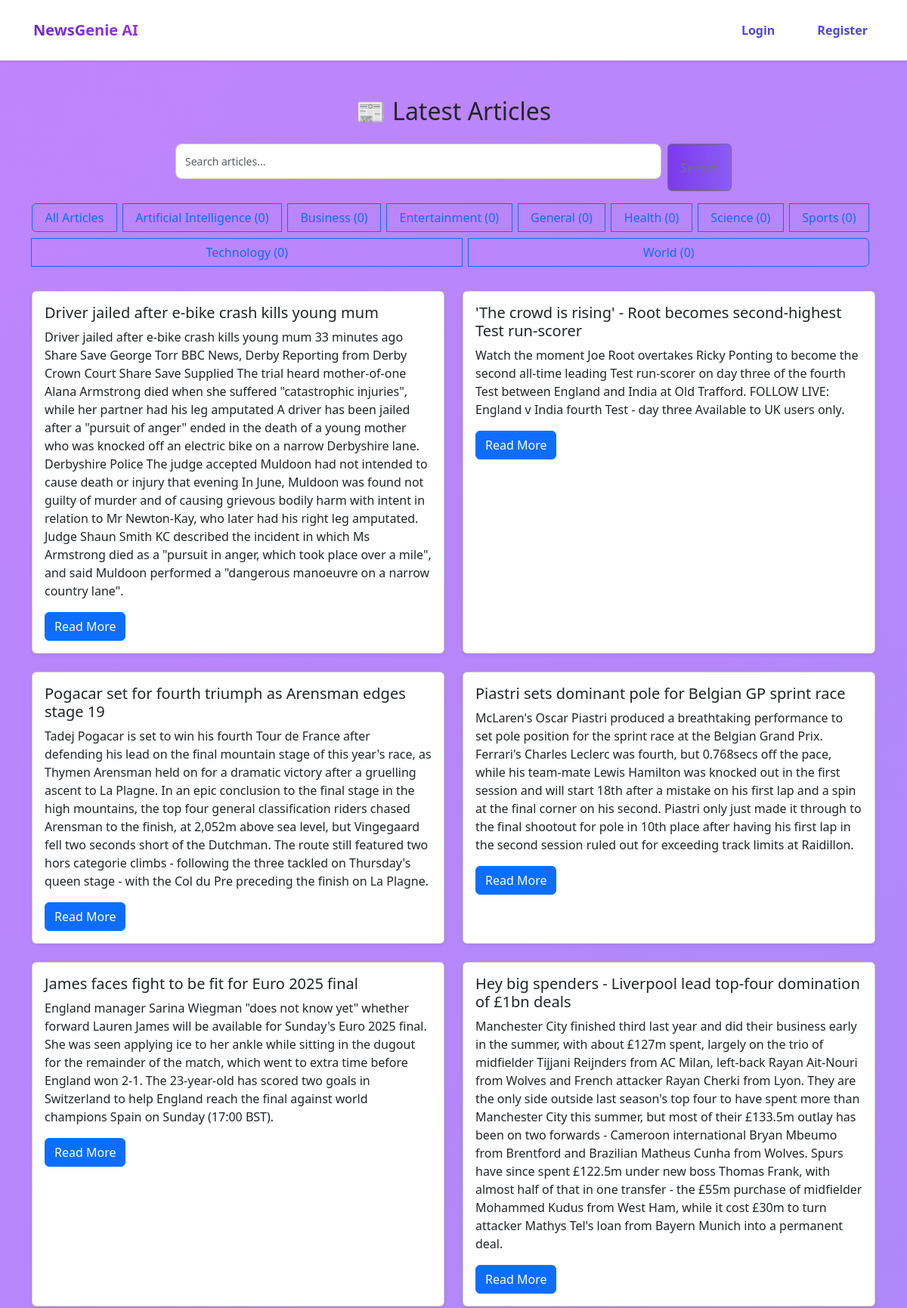
The app's page /articles/ (upper part) with its own data.
### news/models.py (models this page shows, shortened)
class Category(models.Model):
    name = models.CharField(max_length=100)
    description = models.TextField(blank=True)
    class Meta:
        verbose_name_plural = "Categories"

class Article(models.Model):
    title = models.CharField(max_length=200)
    content = models.TextField()
    source_url = models.URLField()
    category = models.ForeignKey(Category, on_delete=models.SET_NULL, null=True, blank=True)
    published_date = models.DateTimeField(default=timezone.now)
    created_at = models.DateTimeField(auto_now_add=True)
    audio_file = models.FileField(upload_to='audio/', blank=True, null=True)
    image = models.ImageField(upload_to='articles/', blank=True, null=True)
    author = models.CharField(max_length=255, default="Unknown Source")
    publication_date = models.DateTimeField(null=True, blank=True)
    link = models.URLField(max_length=500, unique=True, null=True, blank=True)
    source = models.CharField(max_length=100, default='Unknown')
    categories = models.ManyToManyField('Category', related_name='multi_articles')
    summary = models.TextField(blank=True, null=True)
    class Meta:
        ordering = ['-published_date']

### news/views.py (the view, shortened to what this page needs)
# urls.py: path('', ArticleListView.as_view(), name='home'),
class ArticleListView(ListView):
    model = Article
    template_name = 'news/article_list.html'
    context_object_name = 'articles'
    ordering = ['-published_date']
    paginate_by = 10
    def get_queryset(self):
        queryset = super().get_queryset()
        category_name = self.request.GET.get('category')
        query = self.request.GET.get('q')
        if category_name and category_name.lower() != 'all':
            queryset = queryset.filter(category__name__iexact=category_name)
        if query:
            queryset = queryset.filter(
                Q(title__icontains=query) | Q(content__icontains=query)
            )
        return queryset
    def get_context_data(self, **kwargs):
        context = super().get_context_data(**kwargs)
        context['categories'] = Category.objects.annotate(article_count=Count('article')).order_by('name')
        context['current_category'] = self.request.GET.get('category', 'All')
        context['search_query'] = self.request.GET.get('q', '')
        context['recommendations'] = []
        return context

### news/templates/news/article_list.html (shortened to what this page needs)
{% extends 'base.html' %}
{% block content %}
<div class="container mt-4">
  <h2 class="mb-4 text-center">📰 Latest Articles</h2>
</div>
  <div class="mb-4">
    <div class="row justify-content-center">
      <div class="col-md-8">
  <form method="get" action="{% url 'home' %}" class="d-flex align-items-stretch mb-3">
    <input type="text" name="q" value="{{ query }}" placeholder="Search articles..." class="form-control flex-grow-1 me-2" />
    <button type="submit" class="btn btn-outline-secondary w-auto px-3">Search</button>
  </form>
</div>
      <div class="col-md-12 text-center">
        <div class="btn-group flex-wrap" role="group">
          <a href="{% url 'home' %}" class="btn {% if not current_category %}btn-primary{% else %}btn-outline-primary{% endif %} mb-2 me-2">
            All Articles
          </a>
          {% for category in categories %}
            <a href="{% url 'home' %}?category={{ category.name }}{% if query %}&q={{ query }}{% endif %}"
               class="btn {% if current_category == category.name %}btn-primary{% else %}btn-outline-primary{% endif %} mb-2 me-2">
              {{ category.name }} ({{ category.article_count }})
            </a>
          {% endfor %}
        </div>
      </div>
    </div>
  </div>
  <div class="row">
    {% for article in articles %}
      <div class="col-md-6 mb-4">
        <div class="card h-100 shadow-sm">
          <div class="card-body">
            <h5 class="card-title">{{ article.title }}</h5>
            <p class="card-text">{{ article.summary|default:"No summary available." }}</p>
            <a href="{% url 'news:article_detail' article.pk %}" class="btn btn-primary">Read More</a>
          </div>
        </div>
      </div>
    {% empty %}
      <div class="col-12 text-center">
        <p class="text-muted">No articles found.</p>
      </div>
    {% endfor %}
  </div>
{% endblock %}

### static/css/style.css (style rules this page uses)
* { margin: 0; padding: 0; box-sizing: border-box; }
body { font-family: 'Segoe UI', sans-serif; background: linear-gradient(135deg, #c084fc, #a78bfa); min-height: 100vh; display: flex; flex-direction: column; align-items: center; }
form input[type="text"], form input[type="password"], form input[type="email"] { width: 100%; padding: 12px; margin-bottom: 16px; border: 1px solid #ccc; border-radius: 8px; font-size: 14px; outline: none; }
form input[type="submit"], form button { width: 100%; padding: 12px; background: linear-gradient(90deg, #7c3aed, #8b5cf6); color: white; border: none; border-radius: 8px; font-size: 15px; font-weight: 600; cursor: pointer; transition: background 0.3s; }

### records on screen
Category: name "Artificial Intelligence", article_count "0"
Category: name "Business", article_count "0"
Category: name "Entertainment", article_count "0"
Category: name "General", article_count "0"
Category: name "Health", article_count "0"
Category: name "Science", article_count "0"
Category: name "Sports", article_count "0"
Category: name "Technology", article_count "0"
Category: name "World", article_count "0"
Article: title "Driver jailed after e-bike crash kills young mum", summary "Driver jailed after e-bike crash kills young mum 33 minutes ago Share Save George Torr BBC News, Derby Reporting from Derby Crown Court Share Save Supplied The trial heard mother-of-one Alana Armstrong died when she suffered \"catastrophic injuries\", while her partner had his leg amputated A driver has been jailed after a \"pursuit of anger\" ended in the death of a young mother who was knocked off an electric bike on a narrow Derbyshire lane. Derbyshire Police The judge accepted Muldoon had not intended to cause death or injury that evening In June, Muldoon was found not guilty of murder and of causing grievous bodily harm with intent in relation to Mr Newton-Kay, who later had his right leg…"
Article: title "'The crowd is rising' - Root becomes second-highest Test run-scorer", summary "Watch the moment Joe Root overtakes Ricky Ponting to become the second all-time leading Test run-scorer on day three of the fourth Test between England and India at Old Trafford. FOLLOW LIVE: England v India fourth Test - day three Available to UK users only."
Article: title "Pogacar set for fourth triumph as Arensman edges stage 19", summary "Tadej Pogacar is set to win his fourth Tour de France after defending his lead on the final mountain stage of this year's race, as Thymen Arensman held on for a dramatic victory after a gruelling ascent to La Plagne. In an epic conclusion to the final stage in the high mountains, the top four general classification riders chased Arensman to the finish, at 2,052m above sea level, but Vingegaard fell two seconds short of the Dutchman. The route still featured two hors categorie climbs - following the three tackled on Thursday's queen stage - with the Col du Pre preceding the finish on La Plagne."
Article: title "Piastri sets dominant pole for Belgian GP sprint race", summary "McLaren's Oscar Piastri produced a breathtaking performance to set pole position for the sprint race at the Belgian Grand Prix. Ferrari's Charles Leclerc was fourth, but 0.768secs off the pace, while his team-mate Lewis Hamilton was knocked out in the first session and will start 18th after a mistake on his first lap and a spin at the final corner on his second. Piastri only just made it through to the final shootout for pole in 10th place after having his first lap in the second session ruled out for exceeding track limits at Raidillon."
Article: title "James faces fight to be fit for Euro 2025 final", summary "England manager Sarina Wiegman \"does not know yet\" whether forward Lauren James will be available for Sunday's Euro 2025 final. She was seen applying ice to her ankle while sitting in the dugout for the remainder of the match, which went to extra time before England won 2-1. The 23-year-old has scored two goals in Switzerland to help England reach the final against world champions Spain on Sunday (17:00 BST)."
Article: title "Hey big spenders - Liverpool lead top-four domination of £1bn deals", summary "Manchester City finished third last year and did their business early in the summer, with about £127m spent, largely on the trio of midfielder Tijjani Reijnders from AC Milan, left-back Rayan Ait-Nouri from Wolves and French attacker Rayan Cherki from Lyon. They are the only side outside last season's top four to have spent more than Manchester City this summer, but most of their £133.5m outlay has been on two forwards - Cameroon international Bryan Mbeumo from Brentford and Brazilian Matheus Cunha from Wolves. Spurs have since spent £122.5m under new boss Thomas Frank, with almost half of that in one transfer - the £55m purchase of midfielder Mohammed Kudus from West Ham, while it cost…"
